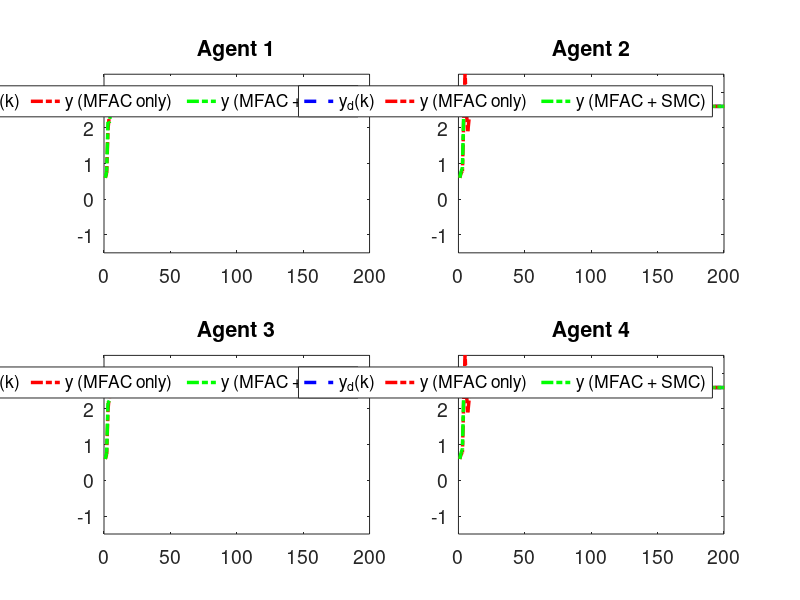
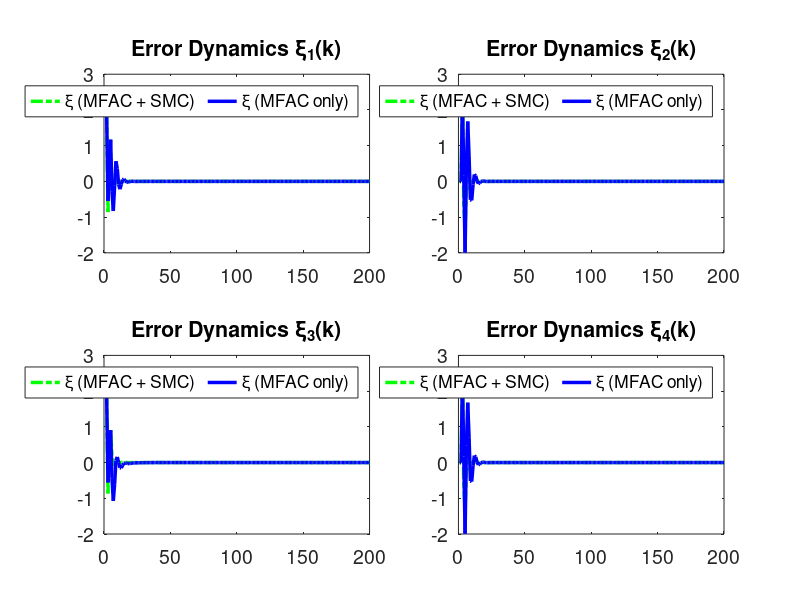

The MATLAB script that drew these images, in order:
clc; clear;

% Common Parameters
rho = 7.5;            % Gain for control response
eta = 1;              % Adaptive update speed
lamda = 350;          % Model-free parameter
mu = 0.005;           % Adaptive parameter
epsilon = 1e-5;       % Stability threshold
alpha = 15;           % Smoothing factor for error dynamics
T = 0.1;              % Sampling time
m = 200;              % Time steps
rT = 1024;            % Sample rate
font_size = 14;

% Method 1 (MFAC + SMC) Parameters
gamma1_m1 = 0.45;     % Control gains
gamma2_m1 = 0.15;
gamma3_m1 = 0.45;
gamma4_m1 = 0.15;
beta_m1 = 10;         % Sliding mode coefficient
sigma_m1 = 95;        % Sliding mode parameter
tau_m1 = 1e-5;        % Damping term
n_m1 = 600;           % Data size for Method 1
a_m1 = 0.5;           % Plant parameter
ff_gain_m1 = 0.45;    % Feedforward gain

% Method 2 (MFAC only) Parameters
gamma1_m2 = 0;        % Disable SMC
gamma2_m2 = 0;
gamma3_m2 = 0;
gamma4_m2 = 0;
n_m2 = 1024;          % Data size for Method 2
a_m2 = 0.8;           % Plant parameter
ff_gain_m2 = 0.2;     % Feedforward gain

% Nonlinearity coefficients (same for both methods)
nonlinearity1 = 0.03;
nonlinearity2 = 0.01;
nonlinearity3 = 0.02;
nonlinearity4 = 0.01;

% Initialization for both methods
phi1_m1 = zeros(m+1,1); phi2_m1 = zeros(m+1,1); phi3_m1 = zeros(m+1,1); phi4_m1 = zeros(m+1,1);
mfa1_m1 = zeros(m+1,1); mfa2_m1 = zeros(m+1,1); mfa3_m1 = zeros(m+1,1); mfa4_m1 = zeros(m+1,1);
sm1_m1 = zeros(m,1); sm2_m1 = zeros(m,1); sm3_m1 = zeros(m,1); sm4_m1 = zeros(m,1);
y1_m1 = zeros(m+1,1); y2_m1 = zeros(m+1,1); y3_m1 = zeros(m+1,1); y4_m1 = zeros(m+1,1);
u1_m1 = zeros(m,1); u2_m1 = zeros(m,1); u3_m1 = zeros(m,1); u4_m1 = zeros(m,1);
xi1_m1 = zeros(m,1); xi2_m1 = zeros(m,1); xi3_m1 = zeros(m,1); xi4_m1 = zeros(m,1);
s1_m1 = zeros(m,1); s2_m1 = zeros(m,1); s3_m1 = zeros(m,1); s4_m1 = zeros(m,1);

phi1_m2 = zeros(m+1,1); phi2_m2 = zeros(m+1,1); phi3_m2 = zeros(m+1,1); phi4_m2 = zeros(m+1,1);
mfa1_m2 = zeros(m+1,1); mfa2_m2 = zeros(m+1,1); mfa3_m2 = zeros(m+1,1); mfa4_m2 = zeros(m+1,1);
y1_m2 = zeros(m+1,1); y2_m2 = zeros(m+1,1); y3_m2 = zeros(m+1,1); y4_m2 = zeros(m+1,1);
u1_m2 = zeros(m,1); u2_m2 = zeros(m,1); u3_m2 = zeros(m,1); u4_m2 = zeros(m,1);
xi1_m2 = zeros(m,1); xi2_m2 = zeros(m,1); xi3_m2 = zeros(m,1); xi4_m2 = zeros(m,1);

yd = zeros(m+1,1);

% Desired signal (Reference trajectory)
for k = 1:m+1
    % yd(k) = 0.6 * sin(0.05 * pi * k) + 0.6 * cos(0.03 * pi * k);
    yd(k) = 2.6; % Time-invariant constant reference signalx
end

% Method 1 (MFAC + SMC) Simulation
for k = 1:m
    % Adaptive Gain update
    if k == 1
        phi1_m1(k) = 4.0; phi2_m1(k) = 4.0; phi3_m1(k) = 4.0; phi4_m1(k) = 4.0;
    elseif k == 2
        phi1_m1(k) = phi1_m1(k-1) + (eta * u1_m1(k-1) / (mu + u1_m1(k-1)^2)) * (y1_m1(k) - phi1_m1(k-1)*u1_m1(k-1));
        phi2_m1(k) = phi2_m1(k-1) + (eta * u2_m1(k-1) / (mu + u2_m1(k-1)^2)) * (y2_m1(k) - phi2_m1(k-1)*u2_m1(k-1));
        phi3_m1(k) = phi3_m1(k-1) + (eta * u3_m1(k-1) / (mu + u3_m1(k-1)^2)) * (y3_m1(k) - phi3_m1(k-1)*u3_m1(k-1));
        phi4_m1(k) = phi4_m1(k-1) + (eta * u4_m1(k-1) / (mu + u4_m1(k-1)^2)) * (y4_m1(k) - phi4_m1(k-1)*u4_m1(k-1));
    else
        phi1_m1(k) = phi1_m1(k-1) + (eta * (u1_m1(k-1) - u1_m1(k-2)) / (mu + (u1_m1(k-1) - u1_m1(k-2))^2)) * (y1_m1(k) - y1_m1(k-1) - phi1_m1(k-1) * (u1_m1(k-1) - u1_m1(k-2)));
        phi2_m1(k) = phi2_m1(k-1) + (eta * (u2_m1(k-1) - u2_m1(k-2)) / (mu + (u2_m1(k-1) - u2_m1(k-2))^2)) * (y2_m1(k) - y2_m1(k-1) - phi2_m1(k-1) * (u2_m1(k-1) - u2_m1(k-2)));
        phi3_m1(k) = phi3_m1(k-1) + (eta * (u3_m1(k-1) - u3_m1(k-2)) / (mu + (u3_m1(k-1) - u3_m1(k-2))^2)) * (y3_m1(k) - y3_m1(k-1) - phi3_m1(k-1) * (u3_m1(k-1) - u3_m1(k-2)));
        phi4_m1(k) = phi4_m1(k-1) + (eta * (u4_m1(k-1) - u4_m1(k-2)) / (mu + (u4_m1(k-1) - u4_m1(k-2))^2)) * (y4_m1(k) - y4_m1(k-1) - phi4_m1(k-1) * (u4_m1(k-1) - u4_m1(k-2)));
    end

    % Stability protection
    if k > 2 && (abs(phi1_m1(k)) <= epsilon || abs(u1_m1(k-1) - u1_m1(k-2)) <= epsilon || sign(phi1_m1(k)) ~= sign(phi1_m1(1)))
        phi1_m1(k) = phi1_m1(1);
    end
    if k > 2 && (abs(phi2_m1(k)) <= epsilon || abs(u2_m1(k-1) - u2_m1(k-2)) <= epsilon || sign(phi2_m1(k)) ~= sign(phi2_m1(1)))
        phi2_m1(k) = phi2_m1(1);
    end
    if k > 2 && (abs(phi3_m1(k)) <= epsilon || abs(u3_m1(k-1) - u3_m1(k-2)) <= epsilon || sign(phi3_m1(k)) ~= sign(phi3_m1(1)))
        phi3_m1(k) = phi3_m1(1);
    end
    if k > 2 && (abs(phi4_m1(k)) <= epsilon || abs(u4_m1(k-1) - u4_m1(k-2)) <= epsilon || sign(phi4_m1(k)) ~= sign(phi4_m1(1)))
        phi4_m1(k) = phi4_m1(1);
    end

    % Error dynamics
    xi1_m1(k) = yd(k) - 2*y1_m1(k) + y4_m1(k);
    xi2_m1(k) = y1_m1(k) - 2*y2_m1(k) + y3_m1(k);
    xi3_m1(k) = y2_m1(k) + yd(k) - 2*y3_m1(k);
    xi4_m1(k) = y1_m1(k) + y3_m1(k) - 2*y4_m1(k);

    % Sliding surfaces
    if k == 1
        s1_m1(k) = 0; s2_m1(k) = 0; s3_m1(k) = 0; s4_m1(k) = 0;
    else
        s1_m1(k) = alpha * xi1_m1(k) - xi1_m1(k-1);
        s2_m1(k) = alpha * xi2_m1(k) - xi2_m1(k-1);
        s3_m1(k) = alpha * xi3_m1(k) - xi3_m1(k-1);
        s4_m1(k) = alpha * xi4_m1(k) - xi4_m1(k-1);
    end

    % MFAC updates
    if k == 1
        mfa1_m1(k) = 0; mfa2_m1(k) = 0; mfa3_m1(k) = 0; mfa4_m1(k) = 0;
    else
        mfa1_m1(k) = mfa1_m1(k-1) + (rho * phi1_m1(k)) / (lamda + abs(phi1_m1(k)^2)) * xi1_m1(k);
        mfa2_m1(k) = mfa2_m1(k-1) + (rho * phi2_m1(k)) / (lamda + abs(phi2_m1(k)^2)) * xi2_m1(k);
        mfa3_m1(k) = mfa3_m1(k-1) + (rho * phi3_m1(k)) / (lamda + abs(phi3_m1(k)^2)) * xi3_m1(k);
        mfa4_m1(k) = mfa4_m1(k-1) + (rho * phi4_m1(k)) / (lamda + abs(phi4_m1(k)^2)) * xi4_m1(k);
    end

    % SMC updates
    if k == 1
        sm1_m1(k) = 0; sm2_m1(k) = 0; sm3_m1(k) = 0; sm4_m1(k) = 0;
    else
        sm1_m1(k) = sm1_m1(k-1) + (beta_m1 * phi1_m1(k)) / (sigma_m1 + (phi1_m1(k))^2) * ...
            ( (xi1_m1(k) + (y4_m1(k) - y4_m1(k-1)) + (yd(k+1) - yd(k))) / (1 + 1) ...
            - (xi1_m1(k)) / (alpha * 2) + tau_m1 * sign(s1_m1(k)) );
        sm2_m1(k) = sm2_m1(k-1) + (beta_m1 * phi2_m1(k)) / (sigma_m1 + (phi2_m1(k))^2) * ...
            ( (xi2_m1(k) + (y1_m1(k) - y1_m1(k-1)) + (y3_m1(k) - y3_m1(k-1))) / (1 + 1) ...
            - (xi2_m1(k)) / (alpha * 2) + tau_m1 * sign(s2_m1(k)) );
        sm3_m1(k) = sm3_m1(k-1) + (beta_m1 * phi3_m1(k)) / (sigma_m1 + (phi3_m1(k))^2) * ...
            ( (xi3_m1(k) + (y2_m1(k) - y2_m1(k-1)) + (yd(k+1) - yd(k))) / (1 + 1) ...
            - (xi3_m1(k)) / (alpha * 2) + tau_m1 * sign(s3_m1(k)) );
        sm4_m1(k) = sm4_m1(k-1) + (beta_m1 * phi4_m1(k)) / (sigma_m1 + (phi4_m1(k))^2) * ...
            ( (xi4_m1(k) + (y1_m1(k) - y1_m1(k-1)) + (y3_m1(k) - y3_m1(k-1))) / (1 + 1) ...
            - (xi4_m1(k)) / (alpha * 2) + tau_m1 * sign(s4_m1(k)) );
    end

    % Control signal
    if k == 1
        u1_m1(k) = 0.01; u2_m1(k) = 0.01; u3_m1(k) = 0.01; u4_m1(k) = 0.01;
    else
        u1_m1(k) = mfa1_m1(k) + gamma1_m1 * sm1_m1(k);
        u2_m1(k) = mfa2_m1(k) + gamma2_m1 * sm2_m1(k);
        u3_m1(k) = mfa3_m1(k) + gamma3_m1 * sm3_m1(k);
        u4_m1(k) = mfa4_m1(k) + gamma4_m1 * sm4_m1(k);
    end
    if k == 1
        y1_m1(k) = 0.6; y2_m1(k) = 0.6; y3_m1(k) = 0.6; y4_m1(k) = 0.6;
    end

    % Plant model update
    b1_m1 = 1.2 * n_m1 / (rT * 0.2);
    b2_m1 = 1.2 * n_m1 / (rT * 0.2);
    b3_m1 = 1.2 * n_m1 / (rT * 0.2);
    b4_m1 = 1.2 * n_m1 / (rT * 0.2);
    y1_m1(k+1) = a_m1 * y1_m1(k) + b1_m1 * u1_m1(k) - nonlinearity1 * y1_m1(k)^3 + ff_gain_m1;
    y2_m1(k+1) = a_m1 * y2_m1(k) + b2_m1 * u2_m1(k) - nonlinearity2 * y2_m1(k)^2 + ff_gain_m1;
    y3_m1(k+1) = a_m1 * y3_m1(k) + b3_m1 * u3_m1(k) - nonlinearity3 * y3_m1(k)^3 + ff_gain_m1;
    y4_m1(k+1) = a_m1 * y4_m1(k) + b4_m1 * u4_m1(k) - nonlinearity4 * y4_m1(k)^2 + ff_gain_m1;
end

% Method 2 (MFAC only) Simulation
for k = 1:m
    % Adaptive Gain update
    if k == 1
        phi1_m2(k) = 4.0; phi2_m2(k) = 4.0; phi3_m2(k) = 4.0; phi4_m2(k) = 4.0;
    elseif k == 2
        phi1_m2(k) = phi1_m2(k-1) + (eta * u1_m2(k-1) / (mu + u1_m2(k-1)^2)) * (y1_m2(k) - phi1_m2(k-1)*u1_m2(k-1));
        phi2_m2(k) = phi2_m2(k-1) + (eta * u2_m2(k-1) / (mu + u2_m2(k-1)^2)) * (y2_m2(k) - phi2_m2(k-1)*u2_m2(k-1));
        phi3_m2(k) = phi3_m2(k-1) + (eta * u3_m2(k-1) / (mu + u3_m2(k-1)^2)) * (y3_m2(k) - phi3_m2(k-1)*u3_m2(k-1));
        phi4_m2(k) = phi4_m2(k-1) + (eta * u4_m2(k-1) / (mu + u4_m2(k-1)^2)) * (y4_m2(k) - phi4_m2(k-1)*u4_m2(k-1));
    else
        phi1_m2(k) = phi1_m2(k-1) + (eta * (u1_m2(k-1) - u1_m2(k-2)) / (mu + (u1_m2(k-1) - u1_m2(k-2))^2)) * (y1_m2(k) - y1_m2(k-1) - phi1_m2(k-1) * (u1_m2(k-1) - u1_m2(k-2)));
        phi2_m2(k) = phi2_m2(k-1) + (eta * (u2_m2(k-1) - u2_m2(k-2)) / (mu + (u2_m2(k-1) - u2_m2(k-2))^2)) * (y2_m2(k) - y2_m2(k-1) - phi2_m2(k-1) * (u2_m2(k-1) - u2_m2(k-2)));
        phi3_m2(k) = phi3_m2(k-1) + (eta * (u3_m2(k-1) - u3_m2(k-2)) / (mu + (u3_m2(k-1) - u3_m2(k-2))^2)) * (y3_m2(k) - y3_m2(k-1) - phi3_m2(k-1) * (u3_m2(k-1) - u3_m2(k-2)));
        phi4_m2(k) = phi4_m2(k-1) + (eta * (u4_m2(k-1) - u4_m2(k-2)) / (mu + (u4_m2(k-1) - u4_m2(k-2))^2)) * (y4_m2(k) - y4_m2(k-1) - phi4_m2(k-1) * (u4_m2(k-1) - u4_m2(k-2)));
    end

    % Stability protection
    if k > 2 && (abs(phi1_m2(k)) <= epsilon || abs(u1_m2(k-1) - u1_m2(k-2)) <= epsilon || sign(phi1_m2(k)) ~= sign(phi1_m2(1)))
        phi1_m2(k) = phi1_m2(1);
    end
    if k > 2 && (abs(phi2_m2(k)) <= epsilon || abs(u2_m2(k-1) - u2_m2(k-2)) <= epsilon || sign(phi2_m2(k)) ~= sign(phi2_m2(1)))
        phi2_m2(k) = phi2_m2(1);
    end
    if k > 2 && (abs(phi3_m2(k)) <= epsilon || abs(u3_m2(k-1) - u3_m2(k-2)) <= epsilon || sign(phi3_m2(k)) ~= sign(phi3_m2(1)))
        phi3_m2(k) = phi3_m2(1);
    end
    if k > 2 && (abs(phi4_m2(k)) <= epsilon || abs(u4_m2(k-1) - u4_m2(k-2)) <= epsilon || sign(phi4_m2(k)) ~= sign(phi4_m2(1)))
        phi4_m2(k) = phi4_m2(1);
    end

    % Error dynamics
    xi1_m2(k) = yd(k) - 2*y1_m2(k) + y4_m2(k);
    xi2_m2(k) = y1_m2(k) - 2*y2_m2(k) + y3_m2(k);
    xi3_m2(k) = y2_m2(k) + yd(k) - 2*y3_m2(k);
    xi4_m2(k) = y1_m2(k) + y3_m2(k) - 2*y4_m2(k);

    % MFAC updates
    if k == 1
        mfa1_m2(k) = 0; mfa2_m2(k) = 0; mfa3_m2(k) = 0; mfa4_m2(k) = 0;
    else
        mfa1_m2(k) = mfa1_m2(k-1) + (rho * phi1_m2(k)) / (lamda + abs(phi1_m2(k)^2)) * xi1_m2(k);
        mfa2_m2(k) = mfa2_m2(k-1) + (rho * phi2_m2(k)) / (lamda + abs(phi2_m2(k)^2)) * xi2_m2(k);
        mfa3_m2(k) = mfa3_m2(k-1) + (rho * phi3_m2(k)) / (lamda + abs(phi3_m2(k)^2)) * xi3_m2(k);
        mfa4_m2(k) = mfa4_m2(k-1) + (rho * phi4_m2(k)) / (lamda + abs(phi4_m2(k)^2)) * xi4_m2(k);
    end

    % Control signal
    if k == 1
        u1_m2(k) = 0.01; u2_m2(k) = 0.01; u3_m2(k) = 0.01; u4_m2(k) = 0.01;
    else
        u1_m2(k) = mfa1_m2(k);
        u2_m2(k) = mfa2_m2(k);
        u3_m2(k) = mfa3_m2(k);
        u4_m2(k) = mfa4_m2(k);
    end
    if k == 1
        y1_m2(k) = 0.6; y2_m2(k) = 0.6; y3_m2(k) = 0.6; y4_m2(k) = 0.6;
    end

    % Plant model update
    b1_m2 = 1.2 * n_m2 / (rT * 0.2);
    b2_m2 = 1.2 * n_m2 / (rT * 0.2);
    b3_m2 = 1.2 * n_m2 / (rT * 0.2);
    b4_m2 = 1.2 * n_m2 / (rT * 0.2);
    y1_m2(k+1) = a_m2 * y1_m2(k) + b1_m2 * u1_m2(k) - nonlinearity1 * y1_m2(k)^3 + ff_gain_m2;
    y2_m2(k+1) = a_m2 * y2_m2(k) + b2_m2 * u2_m2(k) - nonlinearity2 * y2_m2(k)^2 + ff_gain_m2;
    y3_m2(k+1) = a_m2 * y3_m2(k) + b3_m2 * u3_m2(k) - nonlinearity3 * y3_m2(k)^3 + ff_gain_m2;
    y4_m2(k+1) = a_m2 * y4_m2(k) + b4_m2 * u4_m2(k) - nonlinearity4 * y4_m2(k)^2 + ff_gain_m2;
end

% Calculate MSE for both methods
mse_xi1_m1 = mean(xi1_m1.^2); mse_xi2_m1 = mean(xi2_m1.^2);
mse_xi3_m1 = mean(xi3_m1.^2); mse_xi4_m1 = mean(xi4_m1.^2);
mse_xi1_m2 = mean(xi1_m2.^2); mse_xi2_m2 = mean(xi2_m2.^2);
mse_xi3_m2 = mean(xi3_m2.^2); mse_xi4_m2 = mean(xi4_m2.^2);

% Print MSE values
fprintf('Method 1 (MFAC + SMC) MSE:\n');
fprintf('xi1: %.10e\n', mse_xi1_m1);
fprintf('xi2: %.10e\n', mse_xi2_m1);
fprintf('xi3: %.10e\n', mse_xi3_m1);
fprintf('xi4: %.10e\n\n', mse_xi4_m1);
fprintf('Method 2 (MFAC only) MSE:\n');
fprintf('xi1: %.10e\n', mse_xi1_m2);
fprintf('xi2: %.10e\n', mse_xi2_m2);
fprintf('xi3: %.10e\n', mse_xi3_m2);
fprintf('xi4: %.10e\n\n', mse_xi4_m2);

% Time vector
t = 1:m+1; t_err = 1:m;

% Plot outputs (y1, y2, y3, y4) for both methods
figure('Position', [100, 100, 1500, 750]);
for i = 1:4
    subplot(2, 2, i);
    plot(t, yd, '--b', 'LineWidth', 2.5); hold on;
    if i == 1
        plot(t, y1_m2, '-.r', 'LineWidth', 2.5);
        plot(t, y1_m1, '-.g', 'LineWidth', 2.5);
        
        title('Agent 1');
    elseif i == 2
        plot(t, y2_m2, '-.r', 'LineWidth', 2.5);
        plot(t, y2_m1, '-.g', 'LineWidth', 2.5);

        title('Agent 2');
    elseif i == 3
        plot(t, y3_m2, '-.r', 'LineWidth', 2.5);
        plot(t, y3_m1, '-.g', 'LineWidth', 2.5);

        title('Agent 3');
    else
        plot(t, y4_m2, '-.r', 'LineWidth', 2.5);
        plot(t, y4_m1, '-.g', 'LineWidth', 2.5);

        title('Agent 4');
    end
    grid off;
    legend('y_d(k)',  'y (MFAC only)','y (MFAC + SMC)', 'Orientation', 'horizontal');
    set(gca, 'FontSize', font_size);
    xlim([0 m]);
    ylim([-1.5 3.5]);
end

% Plot error dynamics (xi1, xi2, xi3, xi4) for both methods
figure('Position', [100, 100, 1500, 750]);
for i = 1:4
    subplot(2, 2, i);
    if i == 1
        plot(t_err, xi1_m1, '-.g', 'LineWidth', 2.5); hold on;
        plot(t_err, xi1_m2, '-b', 'LineWidth', 2.5);
        title('Error Dynamics \xi_1(k)');
    elseif i == 2
        plot(t_err, xi2_m1, '-.g', 'LineWidth', 2.5); hold on;
        plot(t_err, xi2_m2, '-b', 'LineWidth', 2.5);
        title('Error Dynamics \xi_2(k)');
    elseif i == 3
        plot(t_err, xi3_m1, '-.g', 'LineWidth', 2.5); hold on;
        plot(t_err, xi3_m2, '-b', 'LineWidth', 2.5);
        title('Error Dynamics \xi_3(k)');
    else
        plot(t_err, xi4_m1, '-.g', 'LineWidth', 2.5); hold on;
        plot(t_err, xi4_m2, '-b', 'LineWidth', 2.5);
        title('Error Dynamics \xi_4(k)');
    end
    grid off;
    legend('\xi (MFAC + SMC)', '\xi (MFAC only)', 'Orientation', 'horizontal');
    set(gca, 'FontSize', font_size);
    xlim([0 m]);
    ylim([-2 3]);
end